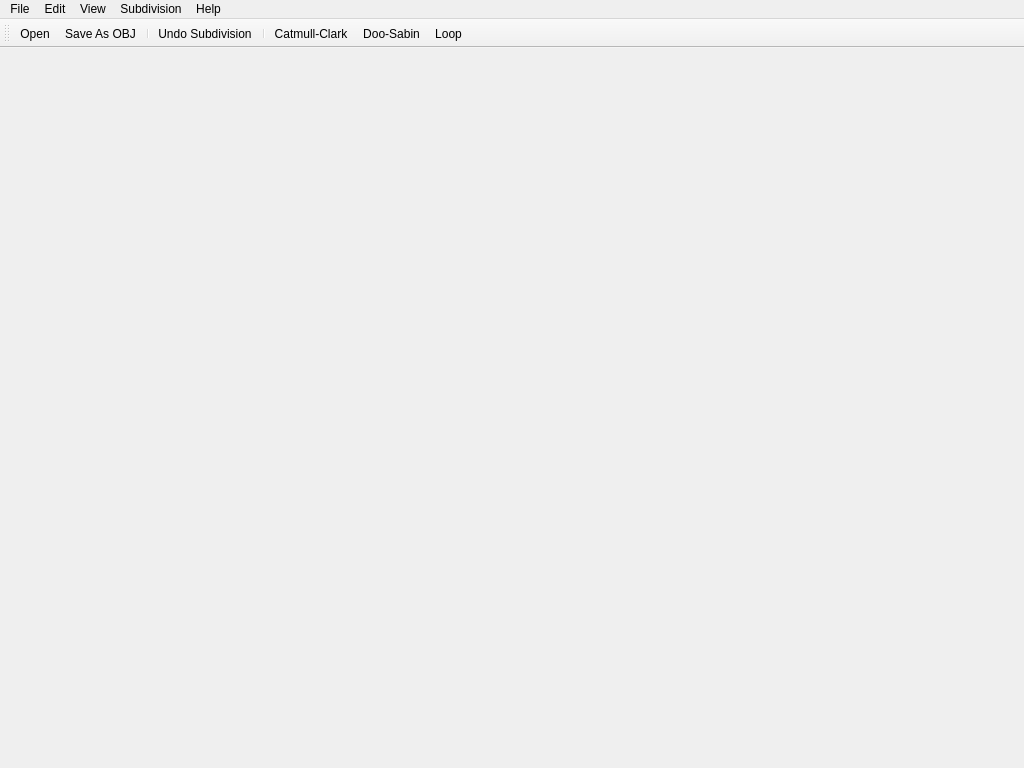
<?xml version="1.0" encoding="UTF-8"?>
<ui version="4.0">
 <class>MainWindow</class>
 <widget class="QMainWindow" name="MainWindow">
  <property name="geometry">
   <rect>
    <x>0</x>
    <y>0</y>
    <width>1024</width>
    <height>768</height>
   </rect>
  </property>
  <property name="windowTitle">
   <string>SuperMeshPro</string>
  </property>
  <widget class="QWidget" name="centralwidget"/>
  <widget class="QMenuBar" name="menubar">
   <property name="geometry">
    <rect>
     <x>0</x>
     <y>0</y>
     <width>1024</width>
     <height>22</height>
    </rect>
   </property>
   <widget class="QMenu" name="menuFile">
    <property name="title">
     <string>File</string>
    </property>
    <addaction name="actionOpen"/>
    <addaction name="actionSaveAs"/>
    <addaction name="actionExport_CSV"/>
    <addaction name="actionExport_VTK"/>
    <addaction name="actionExport_STL"/>
    <addaction name="separator"/>
    <addaction name="actionExit"/>
   </widget>
   <widget class="QMenu" name="menuEdit">
    <property name="title">
     <string>Edit</string>
    </property>
    <addaction name="actionUndo"/>
   </widget>
   <widget class="QMenu" name="menuView">
    <property name="title">
     <string>View</string>
    </property>
    <addaction name="actionToggle_Faces"/>
    <addaction name="actionToggle_Wireframe"/>
    <addaction name="actionToggle_Vertices"/>
    <addaction name="separator"/>
    <addaction name="actionToggle_Lighting"/>
    <addaction name="actionToggle_Smooth_Shading"/>
    <addaction name="separator"/>
    <addaction name="actionMesh_Color"/>
    <addaction name="actionBackground_Color"/>
    <addaction name="actionChange_Wire_Color"/>
   </widget>
   <widget class="QMenu" name="menuSubdivision">
    <property name="title">
     <string>Subdivision</string>
    </property>
    <addaction name="actionCatmull_Clark"/>
    <addaction name="actionDoo_Sabin"/>
    <addaction name="actionLoop"/>
   </widget>
   <widget class="QMenu" name="menuHelp">
    <property name="title">
     <string>Help</string>
    </property>
    <addaction name="actionAbout"/>
   </widget>
   <addaction name="menuFile"/>
   <addaction name="menuEdit"/>
   <addaction name="menuView"/>
   <addaction name="menuSubdivision"/>
   <addaction name="menuHelp"/>
  </widget>
  <widget class="QToolBar" name="toolBar">
   <property name="windowTitle">
    <string>toolBar</string>
   </property>
   <attribute name="toolBarArea">
    <enum>TopToolBarArea</enum>
   </attribute>
   <attribute name="toolBarBreak">
    <bool>false</bool>
   </attribute>
   <addaction name="actionOpen"/>
   <addaction name="actionSaveAs"/>
   <addaction name="separator"/>
   <addaction name="actionUndo"/>
   <addaction name="separator"/>
   <addaction name="actionCatmull_Clark"/>
   <addaction name="actionDoo_Sabin"/>
   <addaction name="actionLoop"/>
  </widget>
  <action name="actionOpen">
   <property name="text">
    <string>Open...</string>
   </property>
   <property name="shortcut">
    <string>Ctrl+O</string>
   </property>
  </action>
  <action name="actionSaveAs">
   <property name="text">
    <string>Save As OBJ...</string>
   </property>
   <property name="shortcut">
    <string>Ctrl+S</string>
   </property>
  </action>
  <action name="actionExit">
   <property name="text">
    <string>Exit</string>
   </property>
   <property name="shortcut">
    <string>Ctrl+Q</string>
   </property>
  </action>
  <action name="actionUndo">
   <property name="text">
    <string>Undo Subdivision</string>
   </property>
   <property name="shortcut">
    <string>Ctrl+Z</string>
   </property>
  </action>
  <action name="actionCatmull_Clark">
   <property name="text">
    <string>Catmull-Clark</string>
   </property>
   <property name="shortcut">
    <string>Ctrl+1</string>
   </property>
  </action>
  <action name="actionDoo_Sabin">
   <property name="text">
    <string>Doo-Sabin</string>
   </property>
   <property name="shortcut">
    <string>Ctrl+2</string>
   </property>
  </action>
  <action name="actionLoop">
   <property name="text">
    <string>Loop</string>
   </property>
   <property name="shortcut">
    <string>Ctrl+3</string>
   </property>
  </action>
  <action name="actionToggle_Faces">
   <property name="checkable">
    <bool>true</bool>
   </property>
   <property name="checked">
    <bool>true</bool>
   </property>
   <property name="text">
    <string>Toggle Faces</string>
   </property>
  </action>
  <action name="actionToggle_Wireframe">
   <property name="checkable">
    <bool>true</bool>
   </property>
   <property name="checked">
    <bool>true</bool>
   </property>
   <property name="text">
    <string>Toggle Wireframe</string>
   </property>
  </action>
  <action name="actionToggle_Vertices">
   <property name="checkable">
    <bool>true</bool>
   </property>
   <property name="text">
    <string>Toggle Vertices</string>
   </property>
   <property name="shortcut">
    <string>Ctrl+V</string>
   </property>
  </action>
  <action name="actionToggle_Lighting">
   <property name="checkable">
    <bool>true</bool>
   </property>
   <property name="checked">
    <bool>true</bool>
   </property>
   <property name="text">
    <string>Toggle Lighting</string>
   </property>
  </action>
  <action name="actionToggle_Smooth_Shading">
   <property name="checkable">
    <bool>true</bool>
   </property>
   <property name="checked">
    <bool>true</bool>
   </property>
   <property name="text">
    <string>Toggle Smooth Shading</string>
   </property>
  </action>
  <action name="actionMesh_Color">
   <property name="text">
    <string>Change Mesh Color...</string>
   </property>
  </action>
  <action name="actionBackground_Color">
   <property name="text">
    <string>Change Background Color...</string>
   </property>
  </action>
  <action name="actionAbout">
   <property name="text">
    <string>About...</string>
   </property>
  </action>
  <action name="actionChange_Wire_Color">
   <property name="text">
    <string>Change Wire Color</string>
   </property>
  </action>
  <action name="actionExport_CSV">
   <property name="text">
    <string>Export CSV</string>
   </property>
  </action>
  <action name="actionExport_VTK">
   <property name="text">
    <string>Export VTK</string>
   </property>
  </action>
  <action name="actionExport_STL">
   <property name="text">
    <string>Export STL</string>
   </property>
  </action>
 </widget>
 <resources/>
 <connections/>
</ui>
